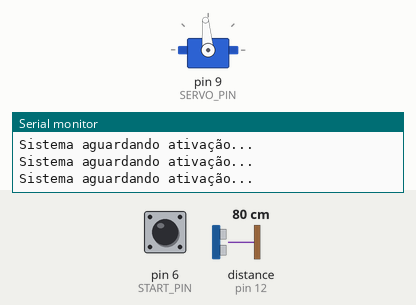
Bench run of a sketch on a simulated Arduino Uno, built with avr-gcc and run on an emulated ATmega328P. Shown: servo, the last lines printed to the serial monitor. The test bench sets the inputs (shaded band); at power-on: pin 6 (START_PIN) HIGH, distance to the obstacle (sensor on pin 12) 80 cm. The echo pulse lasts 58.3 µs per cm.

Above: at 1.2 s.
1.3 s: pin 6 (START_PIN) pulled LOW for 0.15 s
3.4 s: distance to the obstacle (sensor on pin 12) set to 33 cm
4.9 s: distance to the obstacle (sensor on pin 12) set to 30 cm
At 5.9 s:
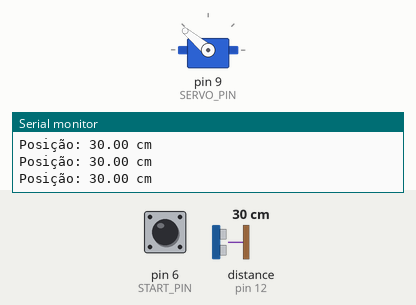
6.4 s: distance to the obstacle (sensor on pin 12) set to 2 cm
At 6.8 s:
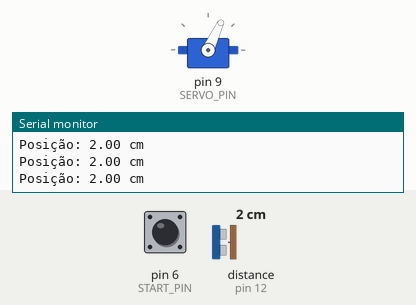
7.9 s: distance to the obstacle (sensor on pin 12) set to 18 cm
At 8.3 s:
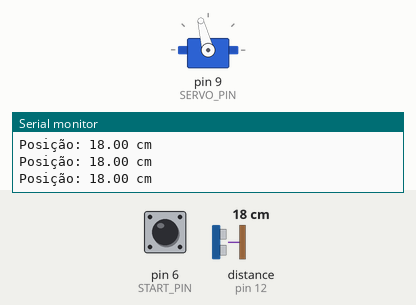
9.4 s: distance to the obstacle (sensor on pin 12) set to 4 cm
At 10.4 s:
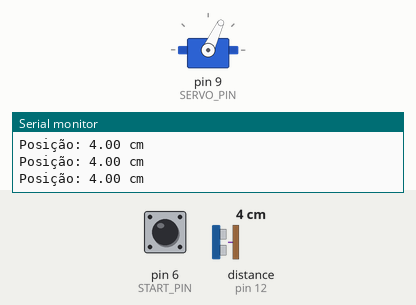
Timing chart, 0 to 12.4 s (numbered marks = the images above; inputs shaded):
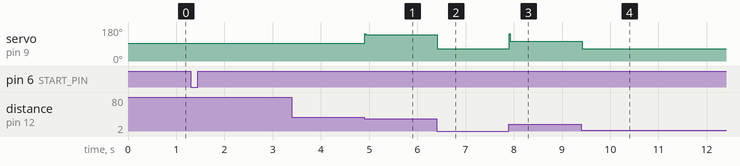

The sketch:

BallandBeamDisc.ino
```cpp
#include <Servo.h>
#include <HCSR04.h>

// Definição dos pinos
#define TRIGGER  11
#define ECHO     12
#define SERVO_PIN 9
#define START_PIN 6   // Pino de ativação com pull-up interno

// Configuração do sensor ultrassônico
UltraSonicDistanceSensor distanceSensor(TRIGGER, ECHO);
Servo myServo;

// Parâmetros do sistema
const float Ts = 0.01;  // Tempo de amostragem (10ms)
const float Kp = 3;   // Ganho proporcional
const float Ki = 0;   // Ganho integral
const float Kd = 1;   // Ganho derivativo

// Limites do sistema
const int setpoint = 15;   // Setpoint da posição da bola (cm)
const int neg = -30;       // Novo limite negativo (corrigido para ângulo realista)
const int pos = 50;        // Novo limite positivo
const int base = 95;       // Posição neutra do servo ajustada para MG995

// Variáveis do PID
float erro = 0, erro_anterior = 0;
float integral = 0;
float derivativo = 0;
float controle = 0;
bool sistema_ativado = false;

// Função para medir a posição da bola (distância em cm)
float readPosition() {
    int distancia = distanceSensor.measureDistanceCm();
    if (distancia < 2 || distancia > 30) return 15;  // Ignora leituras inválidas, assume valor médio
    return distancia;
}

// Função de controle PID discretizado (Backward Euler)
float controlePID(float erro) {
    integral += Ki * Ts * erro;
    if (integral > pos) integral = pos; // Impede que a integral cresça sem controle, o que poderia levar a uma saída exagerada.
    if (integral < neg) integral = neg;

    derivativo = (erro - erro_anterior) / Ts;
    float saida = -(Kp * erro + integral + Kd * derivativo);

    // Limitação da saída
    if (saida > pos) saida = pos;
    if (saida < neg) saida = neg;

    erro_anterior = erro;
    return saida;
}

void setup() {
    Serial.begin(9600);
    myServo.attach(SERVO_PIN);
    pinMode(START_PIN, INPUT_PULLUP);
    myServo.write(base); // Inicia servo na posição neutra
}

void loop() {
    static bool botao_pressionado = true;

    if (digitalRead(START_PIN) == LOW && !botao_pressionado) {
        sistema_ativado = !sistema_ativado;
        botao_pressionado = true;
        delay(200); // Debounce para evitar múltiplas leituras
    }

    if (digitalRead(START_PIN) == HIGH) {
        botao_pressionado = false;
    }

    if (!sistema_ativado) {
        Serial.println("Sistema aguardando ativação...");
        delay(100);
        return;
    }

    float posicao = readPosition();
    erro = setpoint - posicao;
    controle = controlePID(erro);

    // Ajusta ângulo do servo dentro de uma faixa segura
    int anguloServo = base + controle;
    if (anguloServo > 180) anguloServo = 180;
    if (anguloServo < 0) anguloServo = 0;

    myServo.write(anguloServo);

    Serial.print("Posição: "); Serial.print(posicao); Serial.println(" cm");

    delay(10);
}
```

Measured:
- the behaviour switches between 31 and 30 cm on distance to the obstacle (sensor on pin 12) (found by bisection; images 0 and 1)
- after the input at 4.9 s, servo on pin 9 (SERVO_PIN): 95° → 140° at once
- after the input at 6.4 s, servo on pin 9 (SERVO_PIN): 140° → 65° at once
- after the input at 7.9 s, servo on pin 9 (SERVO_PIN): 65° → 104° at once
- after the input at 9.4 s, servo on pin 9 (SERVO_PIN): 104° → 65° at once
